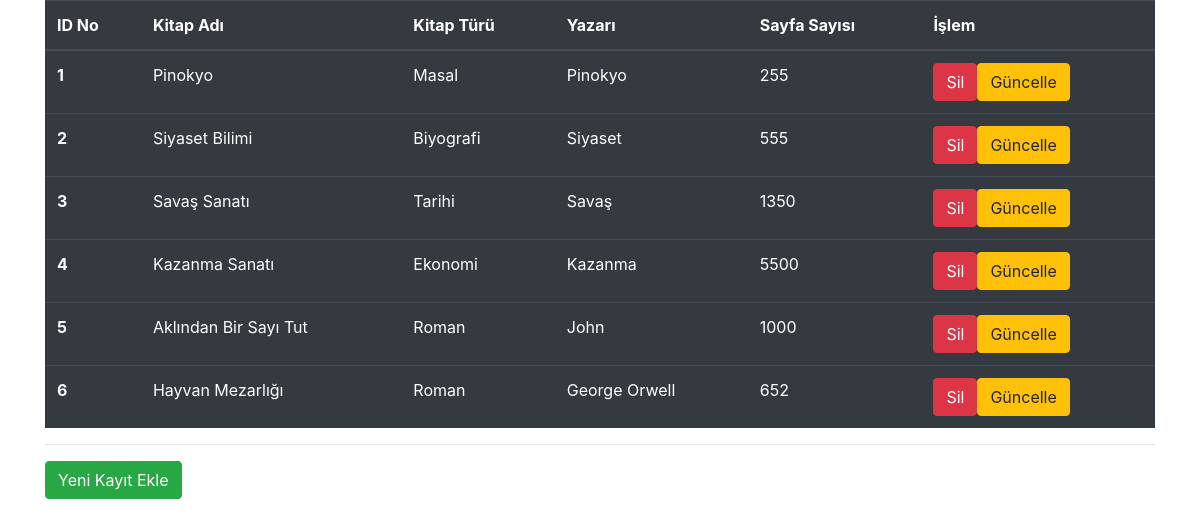
The page / on the database its author committed.
### tables this page shows
CREATE TABLE IF NOT EXISTS `kitaplar` (
  `kitap_id` int(4) unsigned NOT NULL AUTO_INCREMENT,
  `kitap_adi` varchar(255) NOT NULL,
  `kitap_tur` varchar(255) NOT NULL,
  `kitap_yazar` varchar(255) NOT NULL,
  `kitap_sayfa` int(4) unsigned NOT NULL,
  PRIMARY KEY (`kitap_id`)
);

### index.php (the view, shortened to what this page needs)
<!doctype html>
<html lang="tr">
  <head>
    <link rel="stylesheet" href="https://cdn.jsdelivr.net/npm/bootstrap@4.6.2/dist/css/bootstrap.min.css">
  </head>
  <body>
    <div class="container">
      <?php
        @include('baglanti.php');
        $sorgu = "SELECT * FROM kitaplar";
        if ($veri = @mysqli_query($baglanti, $sorgu)) {
          echo "<table class='table table-hover table-dark'>";
          echo "<thead><tr><th>ID No</th><th>Kitap Adı</th><th>Kitap Türü</th><th>Yazarı</th><th>Sayfa Sayısı</th><th>İşlem</th></tr></thead><tbody>";
          while ($kayit = @mysqli_fetch_array($veri)) {
            echo "<tr><th scope='row'>{$kayit['kitap_id']}</th><td>{$kayit['kitap_adi']}</td><td>{$kayit['kitap_tur']}</td><td>{$kayit['kitap_yazar']}</td><td>{$kayit['kitap_sayfa']}</td><td><a class='btn btn-danger' href='sil.php?id={$kayit['kitap_id']}'>Sil</a><a class='btn btn-warning' href='guncelle.php?id={$kayit['kitap_id']}'>Güncelle</a></td></tr>";
          }
          echo "</tbody></table>";
        }
      ?>
      <hr>
      <a class="btn btn-success" href="ekle.php">Yeni Kayıt Ekle</a>
    </div>
  </body>
</html>

### rows shown on the page
kitaplar: kitap_id "1", kitap_adi "Pinokyo", kitap_tur "Masal", kitap_yazar "Pinokyo", kitap_sayfa "255"
kitaplar: kitap_id "2", kitap_adi "Siyaset Bilimi", kitap_tur "Biyografi", kitap_yazar "Siyaset", kitap_sayfa "555"
kitaplar: kitap_id "3", kitap_adi "Savaş Sanatı", kitap_tur "Tarihi", kitap_yazar "Savaş", kitap_sayfa "1350"
kitaplar: kitap_id "4", kitap_adi "Kazanma Sanatı", kitap_tur "Ekonomi", kitap_yazar "Kazanma", kitap_sayfa "5500"
kitaplar: kitap_id "5", kitap_adi "Aklından Bir Sayı Tut", kitap_tur "Roman", kitap_yazar "John", kitap_sayfa "1000"
kitaplar: kitap_id "6", kitap_adi "Hayvan Mezarlığı", kitap_tur "Roman", kitap_yazar "George Orwell", kitap_sayfa "652"
